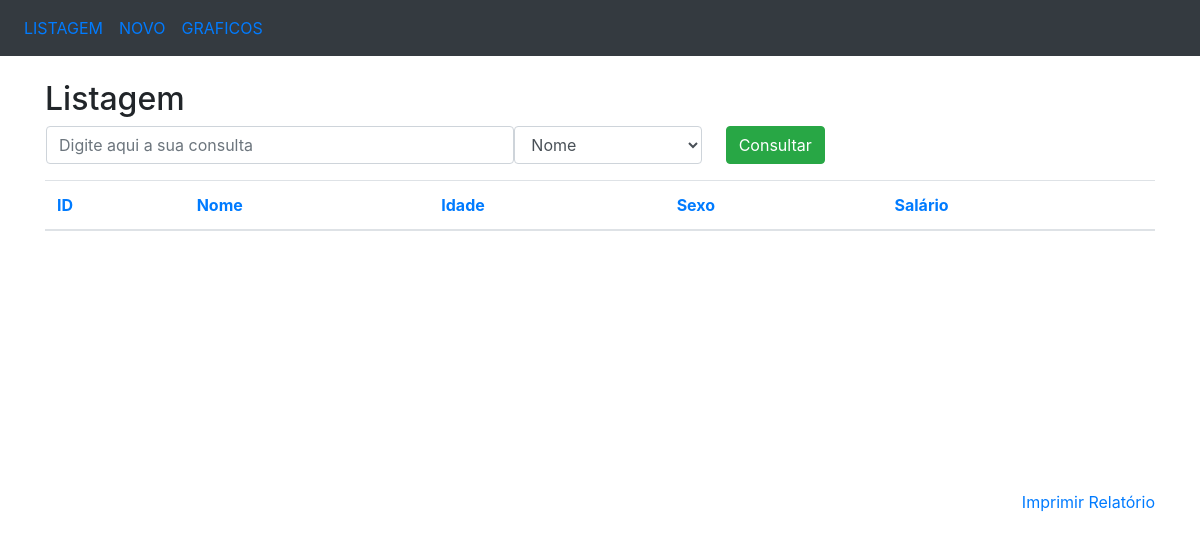
The page /listagem on the database as committed earlier.
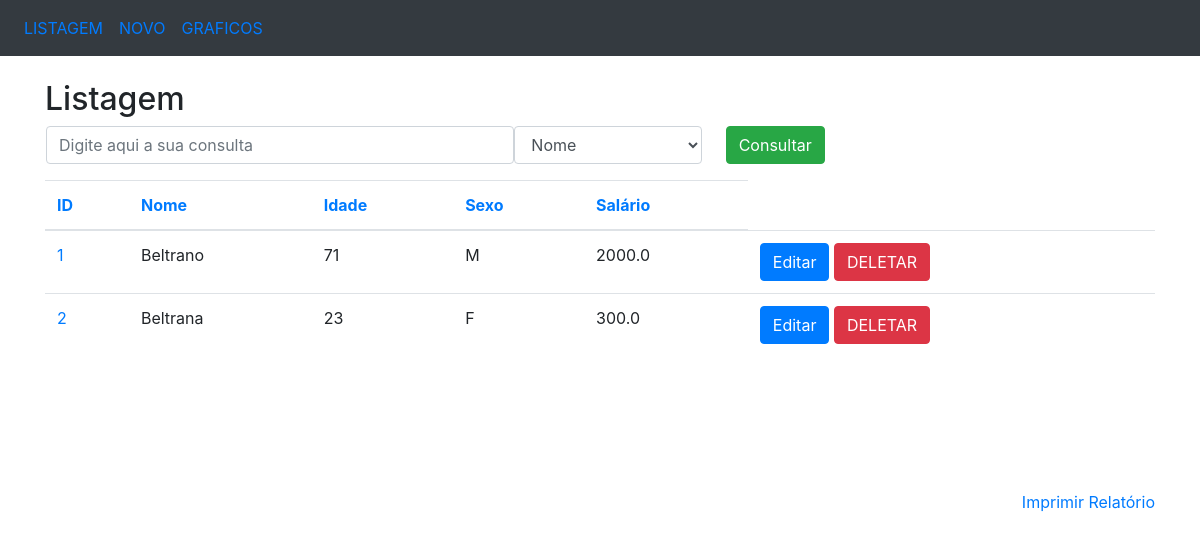
The same page on the database as committed later.
### app/models/tables.py (models this page shows, shortened)
class Pessoa(db.Model):
    __tablename__ = 'pessoas'
    id = db.Column(db.Integer, primary_key=True)
    nome = db.Column(db.String(50), nullable=False)
    idade = db.Column(db.Integer)
    sexo = db.Column(db.String(1))
    salario = db.Column(db.Float)

### app/controllers/default.py (the view)
@app.route('/')
@app.route('/listagem')
def listagem():
    pessoas  = Pessoa.query.all()
    return render_template('listagem.html', pessoas=pessoas, ordem='id')

### app/templates/listagem.html (shortened to what this page needs)
<!DOCTYPE html>
<html lang="en">
    <link rel="stylesheet" href="https://maxcdn.bootstrapcdn.com/bootstrap/4.3.1/css/bootstrap.min.css">
<body>
    <nav class="navbar navbar-expand-sm bg-dark">
        <ul class="navbar-nav">
            <li class="nav-item">
                <a class="nav-link" href="/listagem">LISTAGEM</a>
            </li>
            <li class="nav-item">
                <a class="nav-link" href="/insercao">NOVO</a>
            </li>
            <li class="nav-item">
                <a class="nav-link" href="/graficos">GRAFICOS</a>
            </li>
        </ul>
    </nav>
    <br>
    <div class="container">
        <h2>Listagem</h2>
        <form action="/consulta" method="POST" name="frm_consulta" class="ml-3">
            <div class="form-group">
                <div class="row">
                    <input type="text" class="form-control col-md-5" name="consulta"
                    placeholder="Digite aqui a sua consulta">
                    <select class="form-control col-md-2" name="campo">
                        <option value="nome">Nome</option>
                    </select>
                    <button type="submit" class="btn btn-success ml-4">Consultar</button>
                </div>
            </div>
        </form>
        <div style="overflow: scroll; height: 310px; width: 100%;" align="center">
            <table class="table">
                <thead>
                    <tr>
                        <th><a href="/ordenacao/id/{{ordem}}">ID</a></th>
                        <th><a href="/ordenacao/nome/{{ordem}}">Nome</a></th>
                        <th><a href="/ordenacao/idade/{{ordem}}">Idade</a></th>
                        <th><a href="/ordenacao/sexo/{{ordem}}">Sexo</a></th>
                        <th><a href="/ordenacao/salario/{{ordem}}">Salário</a></th>
                    </tr>
                </thead>
                <tbody>
                    {% for pessoa in pessoas %}
                        <tr>
                            <td nowrap="true">
                                <a href="/selecao/{{pessoa.id}}">{{pessoa.id}}</a>
                            </td>
                            <td nowrap="true">{{pessoa.nome}}</td>
                            <td nowrap="true">{{pessoa.idade}}</td>
                            <td nowrap="true">{{pessoa.sexo}}</td>
                            <td nowrap="true">{{pessoa.salario}}</td>
                            <td>
                                <a href="/edicao/{{pessoa.id}}"
                                class="btn btn-primary" role="button">
                                    Editar
                                </a>
                                <a href="/delecao/{{pessoa.id}}"
                                class="btn btn-danger" role="button">
                                    DELETAR
                                </a>
                            </td>
                        </tr>
                    {% endfor %}
                </tbody>
            </table>
        </div>
        <a href="#" style="float: right;" onclick="relatorio()">Imprimir Relatório</a>
    </div>
</body>
</html>

Rows that differ between the two databases and show on the page:
added Pessoa: id "1", nome "Beltrano", idade "71", sexo "M", salario "2000.0"
added Pessoa: id "2", nome "Beltrana", idade "23", sexo "F", salario "300.0"
